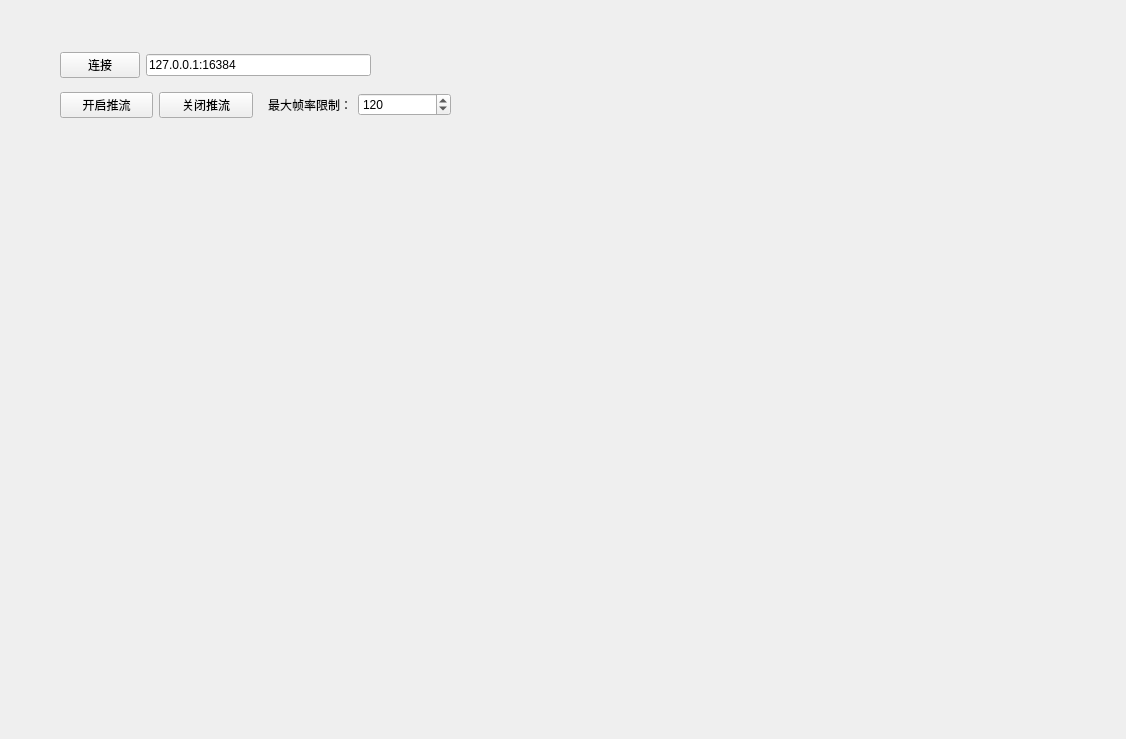
<?xml version="1.0" encoding="UTF-8"?>
<ui version="4.0">
 <class>App</class>
 <widget class="QWidget" name="App">
  <property name="geometry">
   <rect>
    <x>0</x>
    <y>0</y>
    <width>1126</width>
    <height>739</height>
   </rect>
  </property>
  <property name="windowTitle">
   <string>Form</string>
  </property>
  <widget class="QWidget" name="layoutWidget">
   <property name="geometry">
    <rect>
     <x>60</x>
     <y>50</y>
     <width>311</width>
     <height>30</height>
    </rect>
   </property>
   <layout class="QHBoxLayout" name="horizontalLayout">
    <item>
     <widget class="QPushButton" name="btn_connect">
      <property name="text">
       <string>连接</string>
      </property>
     </widget>
    </item>
    <item>
     <widget class="QLineEdit" name="input_address">
      <property name="text">
       <string>127.0.0.1:16384</string>
      </property>
     </widget>
    </item>
   </layout>
  </widget>
  <widget class="QWidget" name="layoutWidget">
   <property name="geometry">
    <rect>
     <x>60</x>
     <y>90</y>
     <width>391</width>
     <height>30</height>
    </rect>
   </property>
   <layout class="QHBoxLayout" name="horizontalLayout_2">
    <item>
     <widget class="QPushButton" name="btn_open_stream">
      <property name="text">
       <string>开启推流</string>
      </property>
     </widget>
    </item>
    <item>
     <widget class="QPushButton" name="btn_close_stream">
      <property name="text">
       <string>关闭推流</string>
      </property>
     </widget>
    </item>
    <item>
     <widget class="QLabel" name="label">
      <property name="text">
       <string>最大帧率限制：</string>
      </property>
      <property name="alignment">
       <set>Qt::AlignRight|Qt::AlignTrailing|Qt::AlignVCenter</set>
      </property>
     </widget>
    </item>
    <item>
     <widget class="QSpinBox" name="input_max_rate">
      <property name="maximum">
       <number>240</number>
      </property>
      <property name="value">
       <number>120</number>
      </property>
     </widget>
    </item>
   </layout>
  </widget>
  <widget class="VideoWidget" name="video_display" native="true">
   <property name="geometry">
    <rect>
     <x>60</x>
     <y>140</y>
     <width>1021</width>
     <height>571</height>
    </rect>
   </property>
  </widget>
 </widget>
 <customwidgets>
  <customwidget>
   <class>VideoWidget</class>
   <extends>QWidget</extends>
   <header>render/videowidget.h</header>
   <container>1</container>
  </customwidget>
 </customwidgets>
 <resources/>
 <connections/>
</ui>
